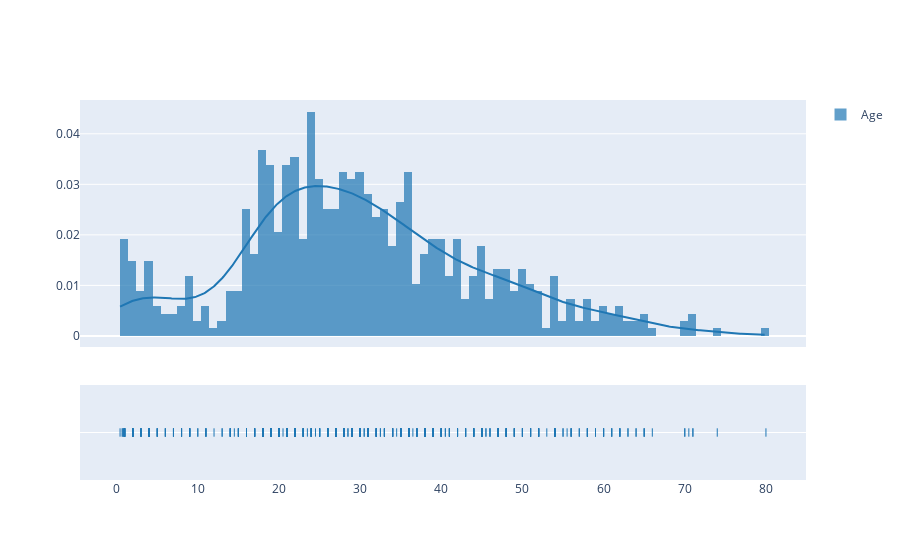

The code cell stored with this chart in its notebook:
### Markdown cell above
#### Let's have a look in the distribution

### Code cell
hist_data_train_age = df_train['Age'].dropna()
hist_data_train_age = [hist_data_train_age.to_list()]
fig = ff.create_distplot(hist_data_train_age, ['Age'])
fig.show()

### Figure 1 — Plotly figure (JSON) as saved in the notebook; plotly's stock layout.template omitted (floating-point values rounded to 4 significant figures; data arrays with more than 128 entries replaced by an {"elided": "..."} marker saying what was removed)
{"data": [{"autobinx": false, "histnorm": "probability density", "legendgroup": "Age", "marker": {"color": "rgb(31, 119, 180)"}, "name": "Age", "opacity": 0.7, "type": "histogram", "x": {"elided": "678 float values"}, "xaxis": "x", "xbins": {"end": 80, "size": 1, "start": 0.42}, "yaxis": "y"}, {"legendgroup": "Age", "marker": {"color": "rgb(31, 119, 180)"}, "mode": "lines", "name": "Age", "showlegend": false, "type": "scatter", "x": {"elided": "500 float values"}, "xaxis": "x", "y": {"elided": "500 float values"}, "yaxis": "y"}, {"legendgroup": "Age", "marker": {"color": "rgb(31, 119, 180)", "symbol": "line-ns-open"}, "mode": "markers", "name": "Age", "showlegend": false, "type": "scatter", "x": {"elided": "678 float values"}, "xaxis": "x", "y": {"elided": "678 str values"}, "yaxis": "y2"}], "layout": {"barmode": "overlay", "hovermode": "closest", "legend": {"traceorder": "reversed"}, "xaxis": {"anchor": "y2", "domain": [0, 1], "zeroline": false}, "yaxis": {"anchor": "free", "domain": [0.35, 1], "position": 0}, "yaxis2": {"anchor": "x", "domain": [0, 0.25], "dtick": 1, "showticklabels": false}}}
